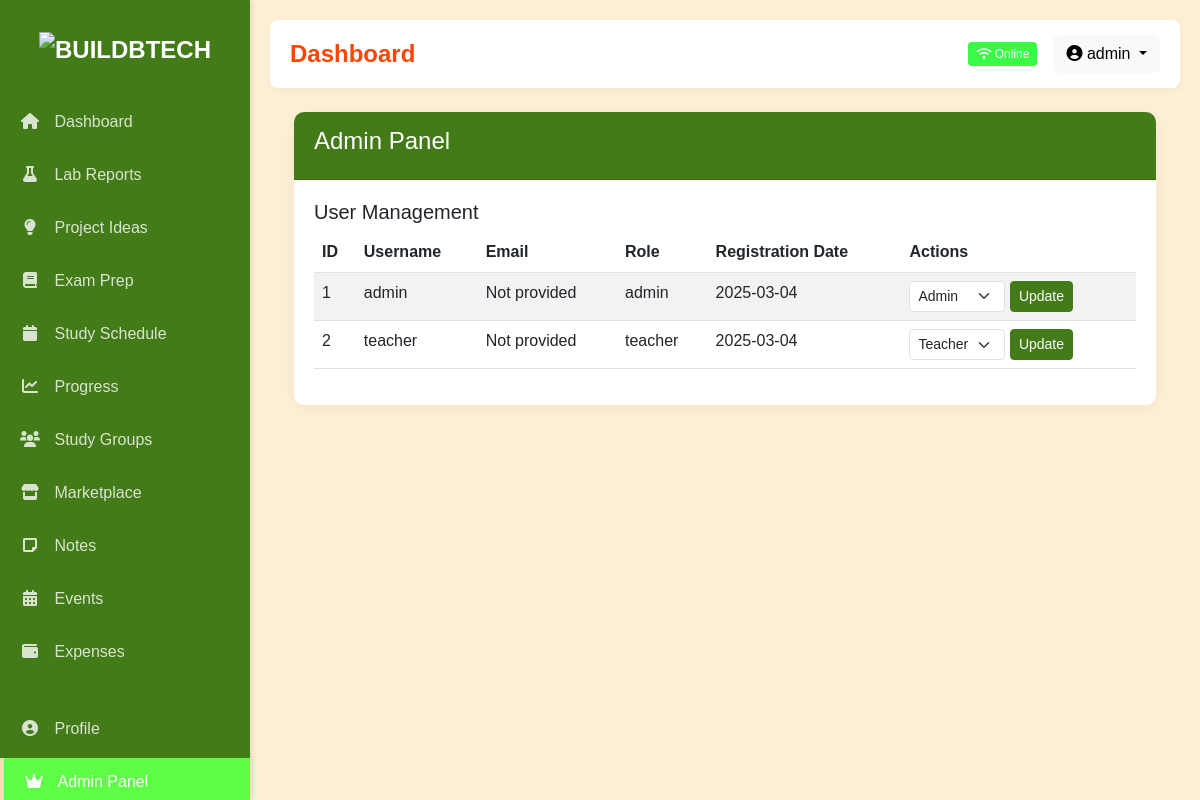
Page /admin (signed in) on the earlier database version.
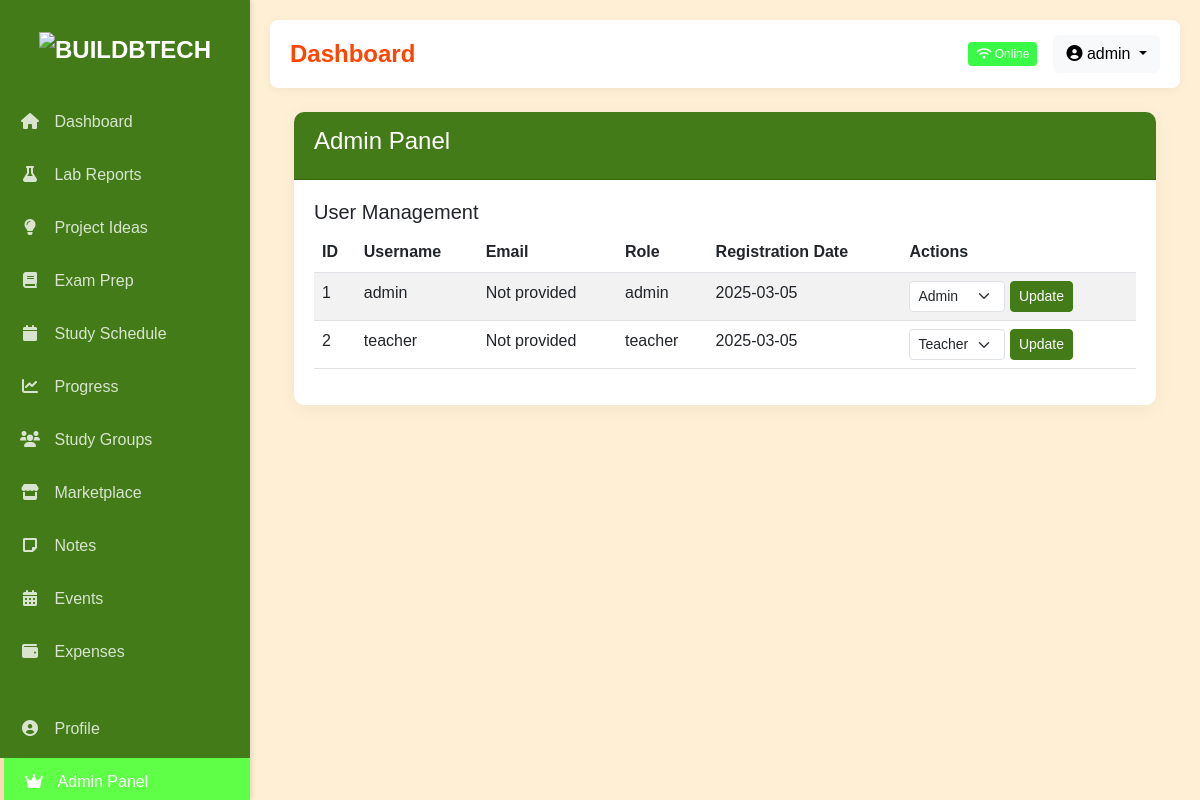
Same page on the later database version.
### app.py (models this page shows)
class User(UserMixin, db.Model):
    id = db.Column(db.Integer, primary_key=True)
    username = db.Column(db.String(100), unique=True, nullable=False)
    password = db.Column(db.String(256), nullable=False)
    email = db.Column(db.String(100), nullable=True)
    role = db.Column(db.String(20), default='student')  # 'student', 'teacher', 'admin'
    profile_completed = db.Column(db.Boolean, default=False)
    created_at = db.Column(db.DateTime, default=db.func.current_timestamp())
    lab_reports = db.relationship('LabReport', backref='author', lazy=True)
    projects = db.relationship('Project', backref='owner', lazy=True)
    study_plans = db.relationship('StudyPlan', backref='user', lazy=True)
    expenses = db.relationship('Expense', backref='user', lazy=True)
    events = db.relationship('Event', backref='participants', lazy=True)
    notes = db.relationship('Note', backref='author', lazy=True)
    def is_admin(self):
        return self.role == 'admin'
    def is_teacher(self):
        return self.role == 'teacher' or self.role == 'admin'

### app.py (the view)
@app.route('/admin')
@login_required
def admin_panel():
    if not current_user.is_admin():
        flash('Access denied: Admin privileges required')
        return redirect(url_for('index'))
    users = User.query.all()
    return render_template('features/admin_panel.html', users=users)

### app.py (called while the page is built)
@login_manager.user_loader
def load_user(user_id):
    return User.query.get(int(user_id))

### templates/features/admin_panel.html (shortened to what this page needs)
{% extends 'base.html' %}
{% block content %}
<div class="container mt-4">
    <div class="row">
        <div class="col-12">
            <div class="card">
                <div class="card-header">
                    <h4>Admin Panel</h4>
                </div>
                <div class="card-body">
                    <h5>User Management</h5>
                    <div class="table-responsive">
                        <table class="table table-striped">
                            <thead>
                                <tr>
                                    <th>ID</th>
                                    <th>Username</th>
                                    <th>Email</th>
                                    <th>Role</th>
                                    <th>Registration Date</th>
                                    <th>Actions</th>
                                </tr>
                            </thead>
                            <tbody>
                                {% for user in users %}
                                <tr>
                                    <td>{{ user.id }}</td>
                                    <td>{{ user.username }}</td>
                                    <td>{{ user.email or 'Not provided' }}</td>
                                    <td>{{ user.role }}</td>
                                    <td>{{ user.created_at.strftime('%Y-%m-%d') }}</td>
                                    <td>
                                        <form action="{{ url_for('update_user_role', user_id=user.id) }}" method="post" class="d-inline">
                                            <select name="role" class="form-select form-select-sm d-inline w-auto">
                                                <option value="teacher" {% if user.role == 'teacher' %}selected{% endif %}>Teacher</option>
                                                <option value="admin" {% if user.role == 'admin' %}selected{% endif %}>Admin</option>
                                            </select>
                                            <button type="submit" class="btn btn-primary btn-sm">Update</button>
                                        </form>
                                    </td>
                                </tr>
                                {% endfor %}
                            </tbody>
                        </table>
                    </div>
                </div>
            </div>
        </div>
    </div>
</div>
{% endblock %}

### templates/base.html (shortened to what this page needs)
<!DOCTYPE html>
<html lang="en">
<head>
    <link href="https://cdn.jsdelivr.net/npm/bootstrap@5.3.0/dist/css/bootstrap.min.css" rel="stylesheet">
    <link rel="stylesheet" href="https://cdnjs.cloudflare.com/ajax/libs/font-awesome/6.0.0/css/all.min.css">
</head>
<body>
    <div class="sidebar" id="sidebar">
        <div class="logo">
            <img src="{{ url_for('static', filename='Screenshot 2025-03-01 151902.png') }}" alt="BUILDBTECH" style="max-width: 100%; max-height: 100px;">
        </div>
        <ul class="nav flex-column">
            <li>
                <a href="{{ url_for('index') }}" class="{{ 'active' if request.path == url_for('index') }}">
                    <i class="fas fa-home"></i> <span>Dashboard</span>
                </a>
            </li>
            <li>
                <a href="{{ url_for('lab_reports') }}" class="{{ 'active' if 'lab-reports' in request.path }}">
                    <i class="fas fa-flask"></i> <span>Lab Reports</span>
                </a>
            </li>
            <li>
                <a href="{{ url_for('project_ideas') }}" class="{{ 'active' if 'project-ideas' in request.path }}">
                    <i class="fas fa-lightbulb"></i> <span>Project Ideas</span>
                </a>
            </li>
            <li>
                <a href="{{ url_for('exam_prep') }}" class="{{ 'active' if 'exam-prep' in request.path }}">
                    <i class="fas fa-book"></i> <span>Exam Prep</span>
                </a>
            </li>
            <li>
                <a href="{{ url_for('schedule') }}" class="{{ 'active' if 'schedule' in request.path }}">
                    <i class="fas fa-calendar"></i> <span>Study Schedule</span>
                </a>
            </li>
            <li>
                <a href="{{ url_for('progress') }}" class="{{ 'active' if 'progress' in request.path }}">
                    <i class="fas fa-chart-line"></i> <span>Progress</span>
                </a>
            </li>
            <li>
                <a href="{{ url_for('study_groups') }}" class="{{ 'active' if 'study-groups' in request.path }}">
                    <i class="fas fa-users"></i> <span>Study Groups</span>
                </a>
            </li>
            <li>
                <a href="{{ url_for('marketplace') }}" class="{{ 'active' if 'marketplace' in request.path }}">
                    <i class="fas fa-store"></i> <span>Marketplace</span>
                </a>
            </li>
            <li>
                <a href="{{ url_for('notes') }}" class="{{ 'active' if 'notes' in request.path }}">
                    <i class="fas fa-sticky-note"></i> <span>Notes</span>
                </a>
            </li>
            <li>
                <a href="{{ url_for('events') }}" class="{{ 'active' if 'events' in request.path }}">
                    <i class="fas fa-calendar-alt"></i> <span>Events</span>
                </a>
            </li>
            <li>
                <a href="{{ url_for('expense_tracker') }}" class="{{ 'active' if 'expense-tracker' in request.path }}">
                    <i class="fas fa-wallet"></i> <span>Expenses</span>
                </a>
            </li>
            <li class="mt-4">
                <a href="{{ url_for('profile') }}" class="{{ 'active' if 'profile' in request.path }}">
                    <i class="fas fa-user-circle"></i> <span>Profile</span>
                </a>
            </li>
            {% if current_user.is_admin() %}
            <li>
                <a href="{{ url_for('admin_panel') }}" class="{{ 'active' if 'admin' in request.path }}">
                    <i class="fas fa-crown"></i> <span>Admin Panel</span>
                </a>
            </li>
            {% endif %}
        </ul>
    </div>
    <div class="content-container" id="content">
        <div class="top-bar">
            <div>
                <h1>{% block page_title %}Dashboard{% endblock %}</h1>
            </div>
            <div class="d-flex align-items-center">
                <span id="connection-status" class="online-badge me-3">
                </span>
                <div class="user-dropdown">
                    <div class="dropdown">
                        <button class="btn btn-light dropdown-toggle" type="button" id="userDropdown" data-bs-toggle="dropdown" aria-expanded="false">
                            <i class="fas fa-user-circle"></i> {{ current_user.username }}
                        </button>
                    </div>
                </div>
            </div>
        </div>
        <div class="container-fluid">
            {% block content %}{% endblock %}
        </div>
    </div>
</body>
</html>

### templates/base.html (style rules this page uses)
:root { --primary-color: rgb(66, 123, 23); --secondary-color: #5fff47; --accent-color: #ffdab9; --text-color: #ff4500; --background-color: #ffefd5; --sidebar-width: 250px; }
body { font-family: 'Comic Sans MS', cursive, sans-serif; background-color: var(--background-color); color: var(--text-color); min-height: 100vh; }
.sidebar { position: fixed; top: 0; left: 0; height: 100vh; width: var(--sidebar-width); background: var(--primary-color); color: white; padding-top: 20px; z-index: 1000; transition: all 0.3s; box-shadow: 2px 0 5px rgba(0,0,0,0.1); }
.sidebar .logo { padding: 10px 15px; margin-bottom: 20px; font-size: 24px; font-weight: bold; text-align: center; }
.sidebar ul.nav { padding: 0; list-style: none; }
.sidebar ul.nav li { padding: 0; margin-bottom: 5px; }
.sidebar ul.nav li a { padding: 12px 20px; color: rgba(255,255,255,0.8); display: block; text-decoration: none; transition: all 0.3s; font-size: 16px; }
.sidebar ul.nav li a:hover, .sidebar ul.nav li a.active { background: var(--secondary-color); color: white; border-left: 4px solid var(--accent-color); }
.sidebar ul.nav li a i { margin-right: 10px; width: 20px; text-align: center; }
.content-container { margin-left: var(--sidebar-width); padding: 20px; transition: all 0.3s; min-height: 100vh; }
.top-bar { background: white; padding: 15px 20px; margin-bottom: 20px; border-radius: 8px; box-shadow: 0 2px 10px rgba(0,0,0,0.05); display: flex; justify-content: space-between; align-items: center; }
.top-bar h1 { margin: 0; font-size: 24px; font-weight: 600; }
.user-dropdown { position: relative; }
.card { border: none; border-radius: 10px; box-shadow: 0 4px 20px rgba(0,0,0,0.05); margin-bottom: 20px; transition: transform 0.3s; }
.card-header { background-color: var(--primary-color); color: white; border-radius: 10px 10px 0 0 !important; padding: 15px 20px; font-weight: 600; }
.card-body { padding: 20px; }
.btn-primary { background-color: var(--primary-color); border-color: var(--primary-color); }
.online-badge { background-color: #39fa46; color: white; padding: 3px 8px; border-radius: 4px; font-size: 12px; }

Differences in the rows shown:
changed User "admin": created_at "2025-03-04" → "2025-03-05"
changed User "teacher": created_at "2025-03-04" → "2025-03-05"
